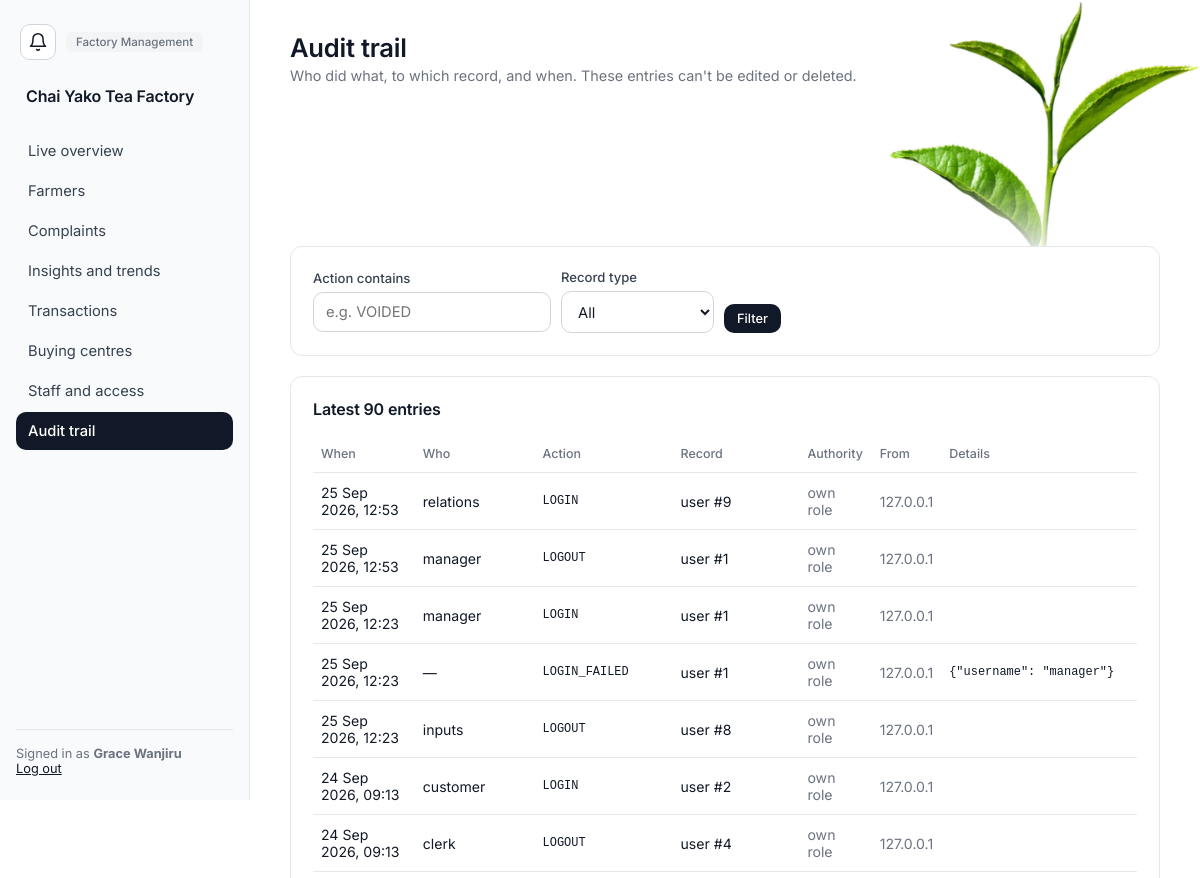
Before: /management/audit (signed in, upper part) with the older database file.
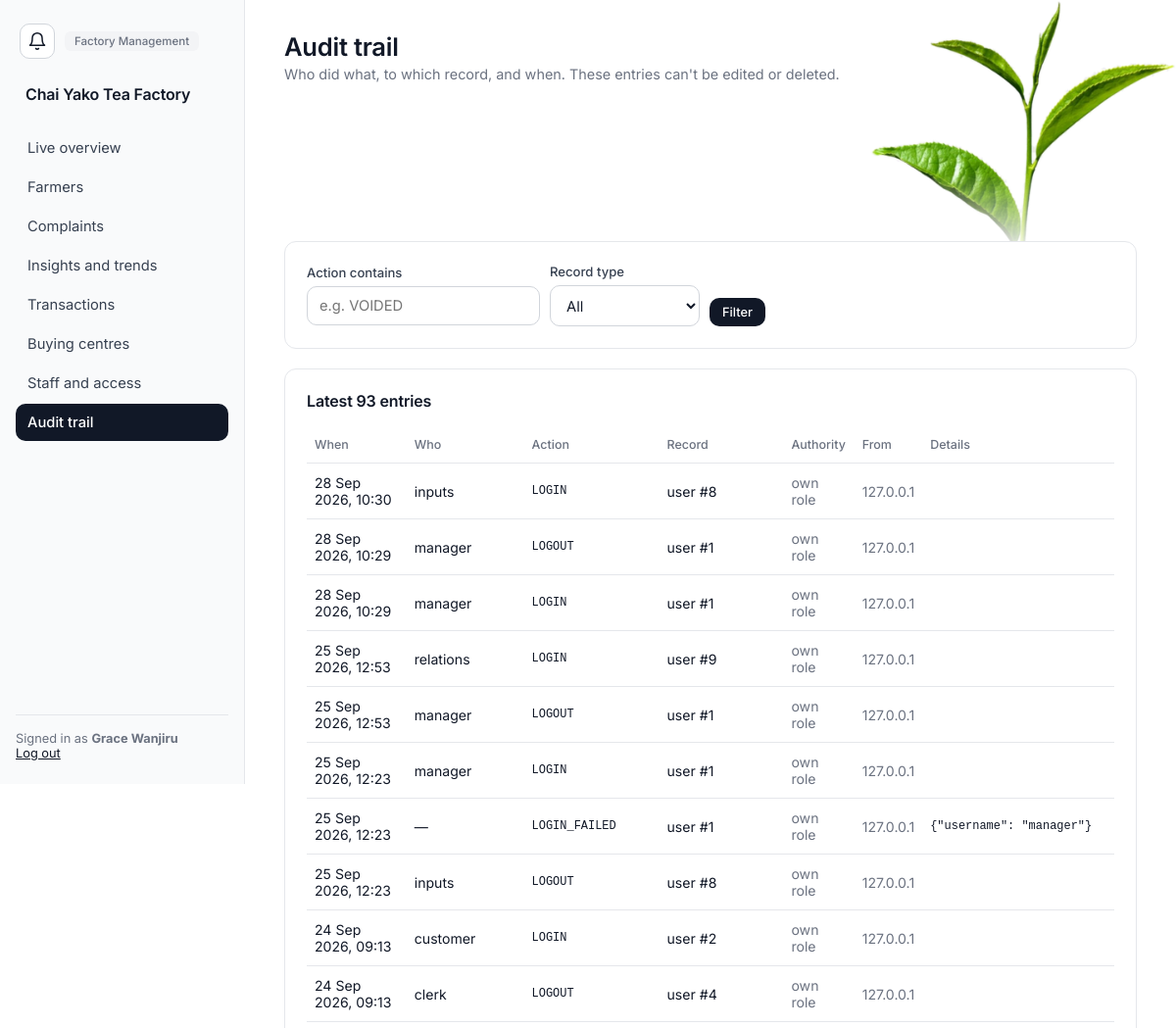
After: the same page with the newer database file.
### app/models.py (models this page shows, shortened)
class Department(db.Model):
    __tablename__ = "departments"
    id = db.Column(db.Integer, primary_key=True)
    name = db.Column(db.String(100), unique=True, nullable=False)
    description = db.Column(db.String(255))
    status = db.Column(db.String(20), nullable=False, default="ACTIVE")
    created_at = db.Column(db.DateTime, nullable=False, default=utcnow)
    updated_at = db.Column(db.DateTime, nullable=False, default=utcnow, onupdate=utcnow)
    employees = db.relationship("Employee", back_populates="department")

class Employee(db.Model):
    __tablename__ = "employees"
    id = db.Column(db.Integer, primary_key=True)
    employee_number = db.Column(db.String(30), unique=True, nullable=False)
    first_name = db.Column(db.String(80), nullable=False)
    last_name = db.Column(db.String(80), nullable=False)
    phone = db.Column(db.String(30))
    email = db.Column(db.String(120))
    department_id = db.Column(db.Integer, db.ForeignKey("departments.id"), nullable=False, index=True)
    status = db.Column(db.String(20), nullable=False, default="ACTIVE")
    created_at = db.Column(db.DateTime, nullable=False, default=utcnow)
    updated_at = db.Column(db.DateTime, nullable=False, default=utcnow, onupdate=utcnow)
    department = db.relationship("Department", back_populates="employees")
    roles = db.relationship("Role", secondary=employee_roles, back_populates="employees")
    user = db.relationship("User", back_populates="employee", uselist=False)
    @property
    def full_name(self):
        return f"{self.first_name} {self.last_name}"

class AuditLog(db.Model):
    __tablename__ = "audit_logs"
    id = db.Column(db.Integer, primary_key=True)
    user_id = db.Column(db.Integer, db.ForeignKey("users.id"))
    action = db.Column(db.String(60), nullable=False)
    entity_type = db.Column(db.String(60))
    entity_id = db.Column(db.Integer)
    old_value = db.Column(db.Text)   # JSON
    new_value = db.Column(db.Text)   # JSON
    delegation_id = db.Column(db.Integer, db.ForeignKey("delegations.id"))
    ip_address = db.Column(db.String(45))
    created_at = db.Column(db.DateTime, nullable=False, default=utcnow)
    user = db.relationship("User")
    delegation = db.relationship("Delegation")
    __table_args__ = (
        db.Index("ix_audit_entity", "entity_type", "entity_id"),
        db.Index("ix_audit_created", "created_at"),
    )

class User(UserMixin, db.Model):
    __tablename__ = "users"
    id = db.Column(db.Integer, primary_key=True)
    employee_id = db.Column(db.Integer, db.ForeignKey("employees.id"), unique=True, nullable=False)
    username = db.Column(db.String(80), unique=True, nullable=False)
    password_hash = db.Column(db.String(255), nullable=False)
    pin_hash = db.Column(db.String(255))
    status = db.Column(db.String(20), nullable=False, default="ACTIVE")
    last_login_at = db.Column(db.DateTime)
    created_at = db.Column(db.DateTime, nullable=False, default=utcnow)
    updated_at = db.Column(db.DateTime, nullable=False, default=utcnow, onupdate=utcnow)
    employee = db.relationship("Employee", back_populates="user")
    @property
    def is_active(self):
        return self.status == "ACTIVE" and self.employee.status == "ACTIVE"
    @property
    def full_name(self):
        return self.employee.full_name
    @property
    def department(self):
        return self.employee.department

### app/management.py (the view)
@management_bp.route("/audit")
@permission_required("VIEW_AUDIT_LOG")
def audit():
    action = request.args.get("action", "").strip().upper()
    entity = request.args.get("entity", "").strip()
    query = AuditLog.query.outerjoin(User, User.id == AuditLog.user_id)
    if action:
        query = query.filter(AuditLog.action.like(f"%{action}%"))
    if entity:
        query = query.filter(AuditLog.entity_type == entity)
    entries = query.order_by(AuditLog.id.desc()).limit(200).all()
    entity_types = [row[0] for row in db.session.query(AuditLog.entity_type).distinct().order_by(AuditLog.entity_type)
                    if row[0]]
    return render_template("management/audit.html", entries=entries, action=action, entity=entity,
                           entity_types=entity_types)

### app/navigation.py (called while the page is built)
def home_endpoint(user):
    for permission, endpoint in _HOME:
        if has_permission(user, permission):
            return endpoint
    return "notices.board"          # an account with no working role still gets somewhere

def nav_items(user):
    allowed = [(endpoint, label) for endpoint, label, rule in _NAV
               if rule(lambda name: has_permission(user, name))]
    home = home_endpoint(user)
    allowed.sort(key=lambda item: item[0] != home)      # stable: only the home item moves up
    return allowed

def home_url(user):
    return url_for(home_endpoint(user))

### app/permissions.py (called while the page is built)
def role_permission_names(user):
    cache = g.setdefault("_role_permissions", {})
    if user.id not in cache:
        cache[user.id] = {
            permission.name
            for role in user.employee.roles if role.status == "ACTIVE"
            for permission in role.permissions
        }
    return cache[user.id]

def active_delegations(user):
    cache = g.setdefault("_active_delegations", {})
    if user.id not in cache:
        now = utcnow()
        rows = Delegation.query.filter_by(delegate_employee_id=user.employee_id, status="ACTIVE").all()
        cache[user.id] = [
            d for d in rows
            if delegation_is_active(d.status, d.start_at, d.expires_at, d.withdrawn_at, now)
        ]
    return cache[user.id]

def permission_source(user, name):
    if user is None or not getattr(user, "is_authenticated", False):
        return None
    if name in role_permission_names(user):
        return ("role", None)
    for delegation in active_delegations(user):
        if delegation.permission.name == name:
            return ("delegation", delegation.id)
    return None

def has_permission(user, name):
    return permission_source(user, name) is not None

def permission_required(*names):
    assert names, "permission_required() needs at least one permission name"
    def decorator(view):
        @wraps(view)
        @login_required
        def wrapped(*args, **kwargs):
            for name in names:
                source = permission_source(current_user, name)
                if source is not None:
                    g.acting_delegation_id = source[1]
                    return view(*args, **kwargs)
            abort(403)
        return wrapped
    return decorator

### app/timeutil.py (called while the page is built)
def utcnow():
    return datetime.now(timezone.utc).replace(tzinfo=None)

def to_eat(moment):
    return moment + EAT_OFFSET if moment else None

### app/templates/management/audit.html (shortened to what this page needs)
{% extends "layout/base.html" %}
{% block content %}
<div class="topbar">
  <div class="greeting"><h1>Audit trail</h1><p>Who did what, to which record, and when. These entries can't be edited or deleted.</p></div>
</div>
<div class="card mb">
  <form method="GET" class="chart-toolbar" style="margin:0;">
    <div><label>Action contains</label><input type="text" name="action" value="{{ action }}" placeholder="e.g. VOIDED"></div>
    <div><label>Record type</label>
      <select name="entity"><option value="">All</option>
      </select></div>
    <div style="align-self:flex-end;"><button class="btn btn-primary btn-sm" type="submit">Filter</button></div>
  </form>
</div>
<div class="card">
  <div class="card-header"><h3>Latest {{ entries|length }} entries</h3></div>
  <div class="table-scroll">
  <table>
    <thead><tr><th>When</th><th>Who</th><th>Action</th><th>Record</th><th>Authority</th><th>From</th><th>Details</th></tr></thead>
    <tbody>
      {% for e in entries %}
      <tr>
        <td>{{ e.created_at|eat }}</td>
        <td>{{ e.user.username if e.user else '—' }}</td>
        <td class="mono">{{ e.action }}</td>
        <td>{{ e.entity_type or '—' }}{% if e.entity_id %} #{{ e.entity_id }}{% endif %}</td>
        <td>{% if e.delegation_id %}<span class="tag tag-dept">delegation #{{ e.delegation_id }}</span>{% else %}<span class="muted">own role</span>{% endif %}</td>
        <td class="muted">{{ e.ip_address or '' }}</td>
        <td class="mono" style="max-width:340px; word-break:break-word;">{% if e.old_value %}was {{ e.old_value }}<br>{% endif %}{{ e.new_value or '' }}</td>
      </tr>
      {% endfor %}
    </tbody>
  </table>
  </div>
</div>
{% endblock %}

### app/templates/layout/base.html (shortened to what this page needs)
<!DOCTYPE html>
<html lang="en">
<head>
<link rel="stylesheet" href="{{ url_for('static', filename='css/style.css') }}">
</head>
<body>
<div class="app-shell">
  <img class="leaf-corner" src="{{ url_for('static', filename='img/tea-leaf.png') }}" alt="" aria-hidden="true">
  <aside class="sidebar factory" id="sidebar">
    <div class="sidebar-top">
      <a href="{{ url_for('notices.board') }}" class="bell {% if request.endpoint and request.endpoint.startswith('notices.') %}active{% endif %}" aria-label="Notices" title="Notices"><svg viewBox="0 0 24 24" fill="none" stroke="currentColor" stroke-width="1.8" stroke-linecap="round" stroke-linejoin="round" aria-hidden="true"><path d="M18 8A6 6 0 0 0 6 8c0 7-3 9-3 9h18s-3-2-3-9"/><path d="M13.7 21a2 2 0 0 1-3.4 0"/></svg></a>
      <span class="role-badge">{{ current_user.department.name }}</span>
    </div>
    <div class="brand">{{ factory_name }}</div>
    <nav class="sidebar-links">
      {% for endpoint, label in nav_items %}
        <a href="{{ url_for(endpoint) }}" class="nav-link {% if request.endpoint and request.endpoint.startswith(endpoint) %}active{% endif %}">{{ label }}</a>
      {% endfor %}
    </nav>
    <div class="sidebar-footer">
      Signed in as <strong>{{ current_user.full_name }}</strong><br>
      <a href="{{ url_for('auth.logout') }}">Log out</a>
    </div>
  </aside>
  <main class="main-area">
    {% block content %}{% endblock %}
  </main>
</div>
</body>
</html>

Changed rows visible on the page:
added AuditLog: created_at|eat "28 Sep 2026, 10:30", user "inputs", action "LOGIN", entity_type "user", entity_id "8", shows "own role", ip_address "127.0.0.1"
added AuditLog: created_at|eat "28 Sep 2026, 10:29", user "manager", action "LOGOUT", entity_type "user", entity_id "1", shows "own role", ip_address "127.0.0.1"
added AuditLog: created_at|eat "28 Sep 2026, 10:29", user "manager", action "LOGIN", entity_type "user", entity_id "1", shows "own role", ip_address "127.0.0.1"
Other visible differences:
{{ entries|length }}: "90" → "93"
